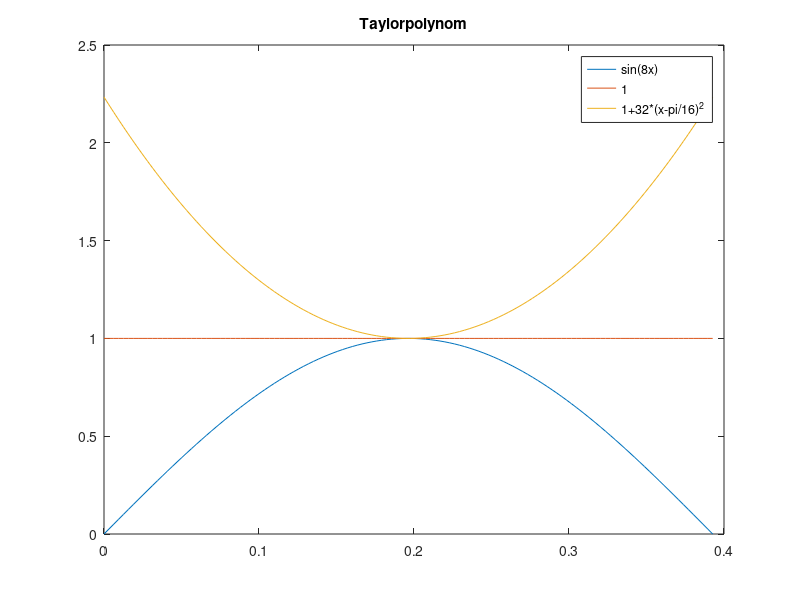
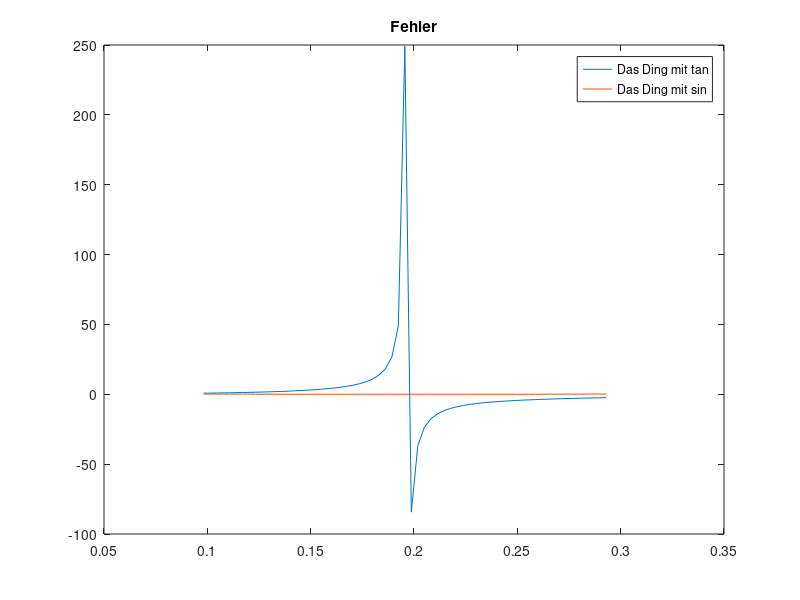

Reproduce these figures in MATLAB, in order.
%zweiter Punkt der Aufgabe
%Das x soll sagen, welche Daten wir gerne hätten
x = 0:pi/1000:pi/8;
%Funktion g(x)
p0 = sin(8*x);
%Erster Grad
p1 = 1+0*x;
%Zweiter Grad
p2 = 1+32*(x.^2-pi/8*x+pi.^2/16.^2);
%Plottet die drei Funktionen mit den Eingabewerten von x
plot(x,p0,x,p1,x,p2);
%Das verstehst du hoffentlich nigga
title('Taylorpolynom');
legend('sin(8x)','1','1+32*(x-pi/16)^2');

%Die letzte Aufgabe
a = pi/32:pi/1000:3*pi/32;
%Ich habe vergessen wie man diese Funktionen nennt, aber du verstehst das
%sicher xD
f0 = a*8.*tan(8*a);
f1 = abs(sin(8*a)-sin(8*(a+0.05))/sin(8*a));
%figure öffnet ein zweites Fenster, damit man einfach nur einen Code nutzen
%kann. Ich gucke mal später nach, ob man den Titel ändern kann des Fensters
%selber
figure;
%Man kann auch so zwei Funktionen in einem Graphen zeichnen. Damit kann ich
%noch leichter paar Sachen einstellen um es schöner zu machen. Aber das
%mache ich später
plot(a,f0);
hold on;
plot(a,f1);
title('Fehler');
%Ja ich habe das vergessen zu machen also hast du nur die kaka version
%davon
legend('Das Ding mit tan', 'Das Ding mit sin');
